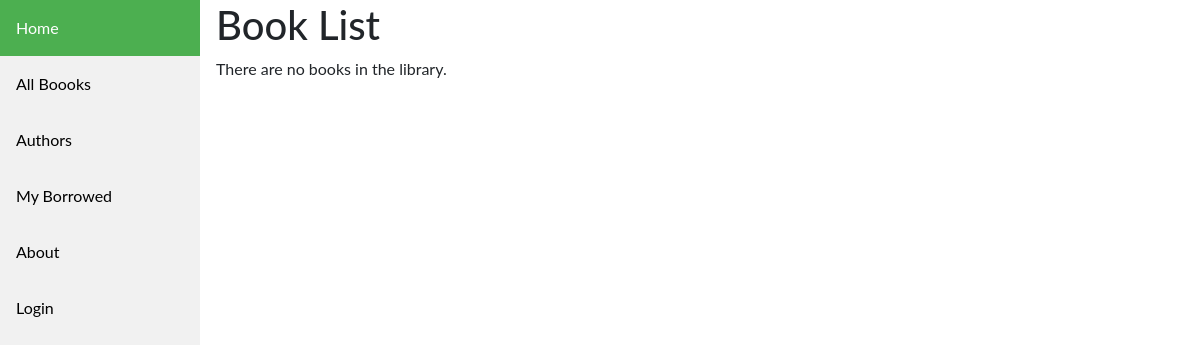
Before: /catalog/books/ with the older database file.
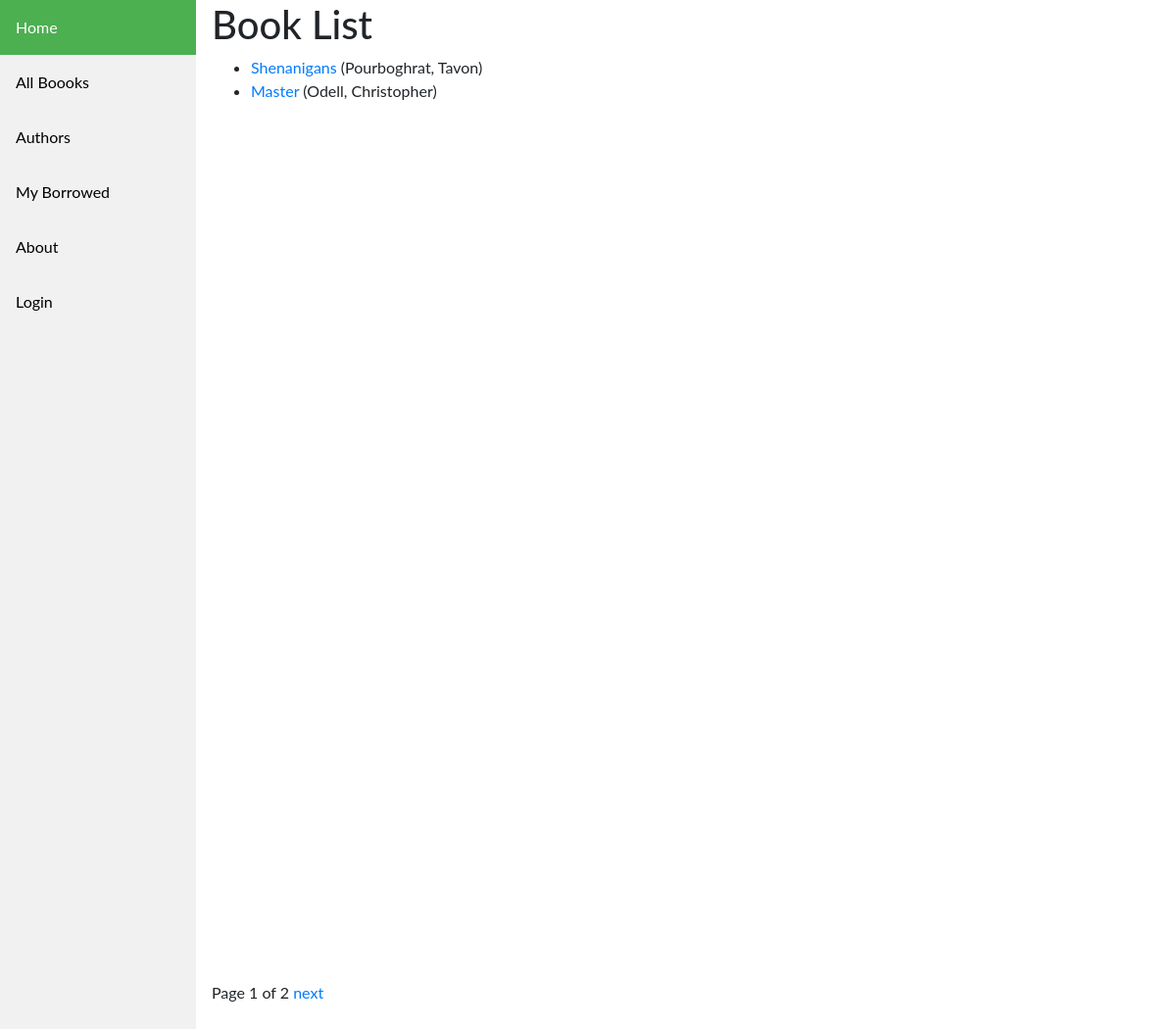
After: the same page with the newer database file.
### catalog/models.py (models this page shows, shortened)
class Book(models.Model):
    title = models.CharField(max_length=200)
    author = models.ForeignKey('Author', on_delete=models.SET_NULL, null=True)
    summary = models.TextField(max_length=1000, help_text='Enter a brief description of the book')
    isbn = models.CharField('ISBN', max_length=13, help_text='13 Character <a href="https://www.isbn-international.org/content/what-isbn">ISBN number</a>')
    genre = models.ManyToManyField(Genre, help_text='Select a genre for this book')
    language = models.ForeignKey('Language', on_delete=models.SET_NULL, null=True)
    def get_absolute_url(self):
        return reverse('book-detail', args=[str(self.id)])
    def display_genre(self):
        """Create a string for the Genre. This is required to display genre in Admin."""
        return ', '.join(genre.name for genre in self.genre.all()[:3])
    display_genre.short_description = 'Genre'

class Author(models.Model):
    first_name = models.CharField(max_length=100)
    last_name = models.CharField(max_length=100)
    date_of_birth = models.DateField(null=True, blank=True)
    date_of_death = models.DateField('Died', null=True, blank=True)
    class Meta:
        ordering = ['last_name', 'first_name']
    def __str__(self):
        return f'{self.last_name}, {self.first_name}'

### catalog/views.py (the view)
# urls.py: path('books/', views.BookListView.as_view(), name='books'),
class BookListView(generic.ListView):
    model = Book
    paginate_by = 2

### catalog/templates/catalog/book_list.html
{% extends "catalog/base_generic.html" %} {% block content %}
<h1>Book List</h1>
{% if book_list %}
<ul>
  {% for book in book_list %}
  <li>
    <a href="{{ book.get_absolute_url }}">{{ book.title }}</a> ({{book.author}})
  </li>
  {% endfor %}
</ul>
{% else %}
<p>There are no books in the library.</p>
{% endif %} {% endblock %}

Changed rows visible on the page:
added Book: title "Shenanigans", author "Pourboghrat, Tavon"
added Book: title "Master", author "Odell, Christopher"
Other visible differences:
{{ page_obj.number }}: (not shown) → "1"
{{ page_obj.paginator.num_pages }}: (not shown) → "2"
text no longer shown: "There are no books in the library."
text now shown: "Page of next"
